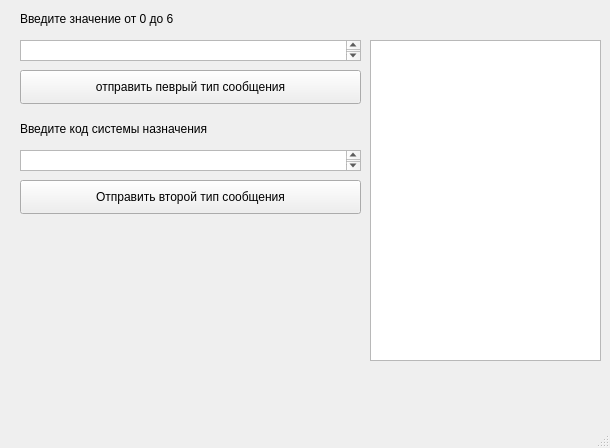
<?xml version="1.0" encoding="UTF-8"?>
<ui version="4.0">
 <class>stabilization</class>
 <widget class="QMainWindow" name="stabilization">
  <property name="geometry">
   <rect>
    <x>0</x>
    <y>0</y>
    <width>610</width>
    <height>448</height>
   </rect>
  </property>
  <property name="windowTitle">
   <string>MainWindow</string>
  </property>
  <widget class="QWidget" name="centralwidget">
   <widget class="QTextEdit" name="textEdit_3">
    <property name="geometry">
     <rect>
      <x>370</x>
      <y>40</y>
      <width>231</width>
      <height>321</height>
     </rect>
    </property>
   </widget>
   <widget class="QLabel" name="label">
    <property name="geometry">
     <rect>
      <x>20</x>
      <y>10</y>
      <width>381</width>
      <height>18</height>
     </rect>
    </property>
    <property name="text">
     <string>Введите значение от 0 до 6</string>
    </property>
   </widget>
   <widget class="QPushButton" name="secondTypeMesageBut">
    <property name="geometry">
     <rect>
      <x>20</x>
      <y>180</y>
      <width>341</width>
      <height>34</height>
     </rect>
    </property>
    <property name="text">
     <string>Отправить второй тип сообщения</string>
    </property>
   </widget>
   <widget class="QLabel" name="label_2">
    <property name="geometry">
     <rect>
      <x>20</x>
      <y>120</y>
      <width>331</width>
      <height>18</height>
     </rect>
    </property>
    <property name="text">
     <string>Введите код системы назначения</string>
    </property>
   </widget>
   <widget class="QTextEdit" name="secondTypeMsgText">
    <property name="geometry">
     <rect>
      <x>20</x>
      <y>150</y>
      <width>341</width>
      <height>21</height>
     </rect>
    </property>
   </widget>
   <widget class="QPushButton" name="firstTypeMesageBut">
    <property name="geometry">
     <rect>
      <x>20</x>
      <y>70</y>
      <width>341</width>
      <height>34</height>
     </rect>
    </property>
    <property name="text">
     <string>отправить певрый тип сообщения</string>
    </property>
   </widget>
   <widget class="QTextEdit" name="firstTypeMsgText">
    <property name="geometry">
     <rect>
      <x>20</x>
      <y>40</y>
      <width>341</width>
      <height>21</height>
     </rect>
    </property>
   </widget>
  </widget>
  <widget class="QMenuBar" name="menubar">
   <property name="geometry">
    <rect>
     <x>0</x>
     <y>0</y>
     <width>610</width>
     <height>38</height>
    </rect>
   </property>
  </widget>
  <widget class="QStatusBar" name="statusbar"/>
 </widget>
 <resources/>
 <connections/>
</ui>
